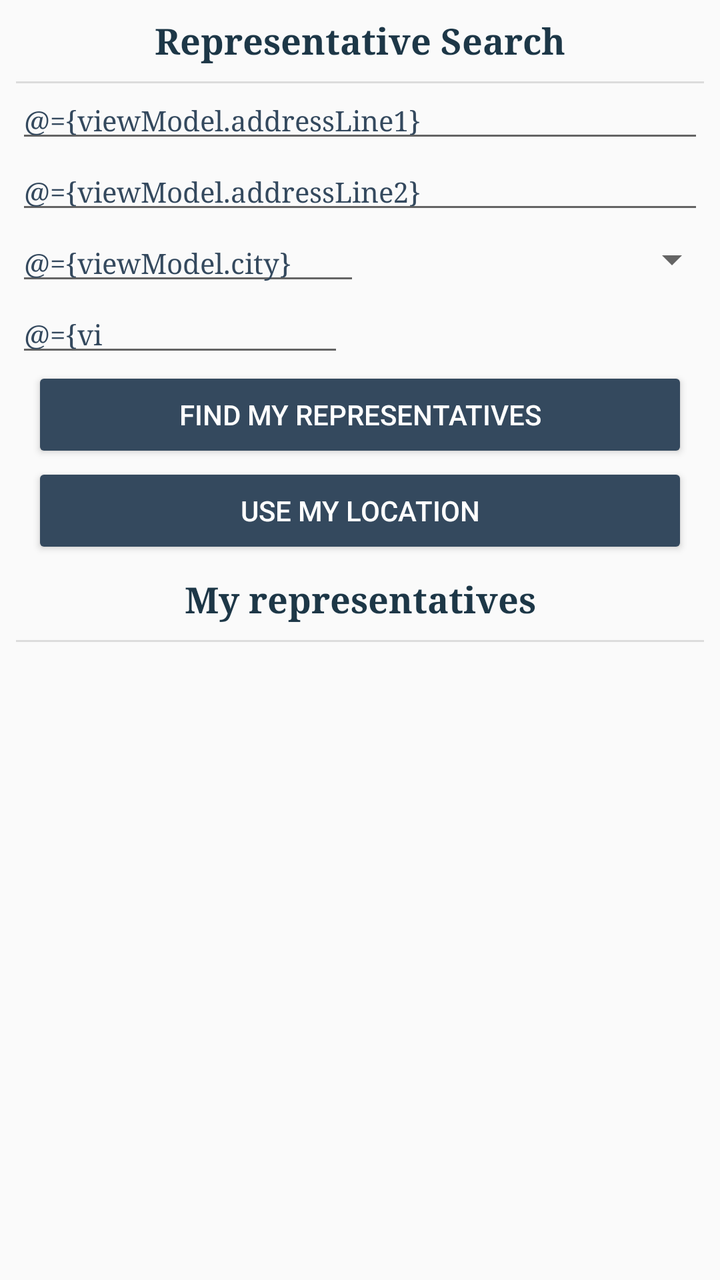
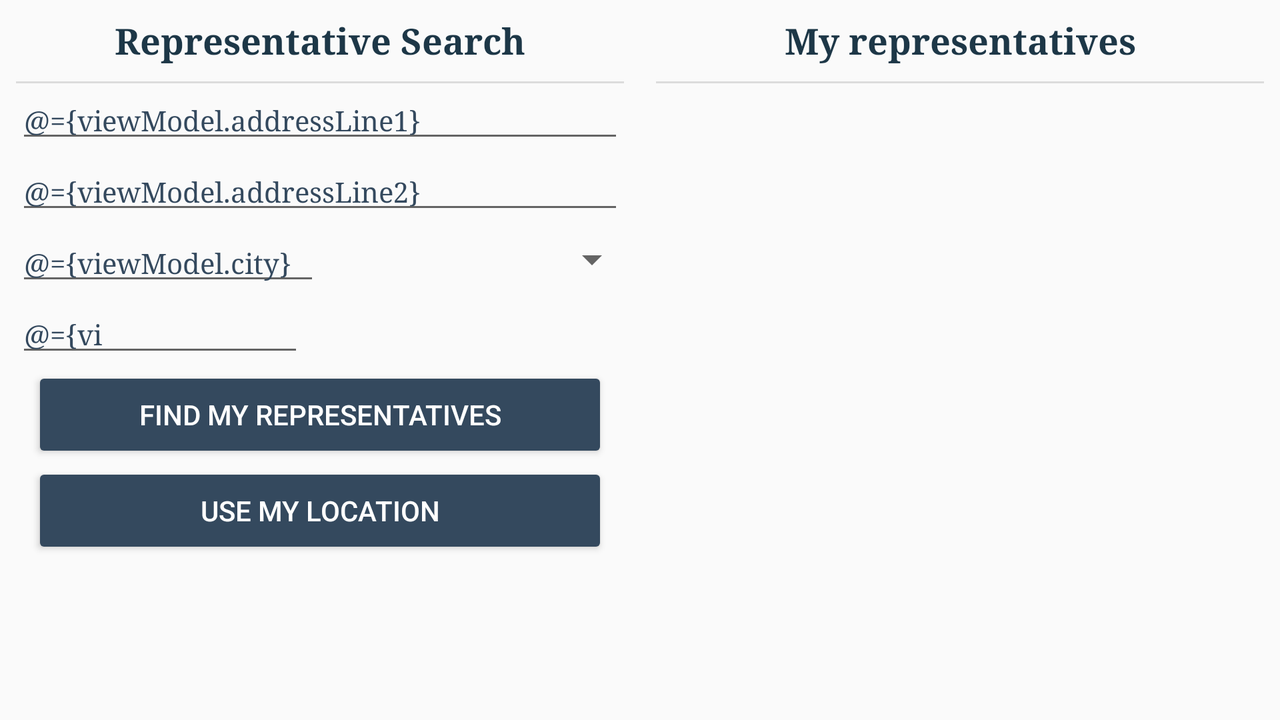

One screen, two layout resources from the same app: the default and the repository's alternative for another configuration. Each is rendered where Android would select it; the XML of both is given below.
<!-- AndroidManifest.xml: application theme AppTheme -->
<!-- res/layout/fragment_representative.xml -->
<?xml version="1.0" encoding="utf-8"?>
<layout xmlns:android="http://schemas.android.com/apk/res/android"
    xmlns:app="http://schemas.android.com/apk/res-auto">

    <data>

        <variable
            name="viewModel"
            type="com.example.android.politicalpreparedness.representative.RepresentativeViewModel" />
    </data>


    <androidx.constraintlayout.motion.widget.MotionLayout
        android:id="@+id/container"
        android:layout_width="match_parent"
        android:layout_height="match_parent"
        app:layoutDescription="@xml/representative_motion_scene">

        <androidx.constraintlayout.widget.ConstraintLayout
            android:id="@+id/address_container"
            android:layout_width="match_parent"
            app:layout_constraintStart_toStartOf="parent"
            app:layout_constraintTop_toTopOf="parent"
            app:layout_constraintEnd_toEndOf="parent"
            android:layout_height="wrap_content">

            <TextView
                android:id="@+id/search_title"
                style="@style/HeaderTextStyle"
                android:layout_width="match_parent"
                android:layout_height="wrap_content"
                android:contentDescription="@string/representative_search"
                android:gravity="center"
                android:padding="@dimen/padding_default"
                android:text="@string/representative_search"
                app:layout_constraintStart_toStartOf="parent"
                app:layout_constraintTop_toTopOf="parent" />

            <View
                android:id="@+id/divider1"
                style="@style/Divider"
                android:layout_width="0dp"
                android:layout_marginStart="@dimen/padding_default"
                android:layout_marginEnd="@dimen/padding_default"
                app:layout_constraintEnd_toEndOf="parent"
                app:layout_constraintStart_toStartOf="parent"
                app:layout_constraintTop_toBottomOf="@id/search_title" />


            <EditText
                android:id="@+id/address_line_1"
                style="@style/ContentTextStyle"
                android:layout_width="match_parent"
                android:layout_height="wrap_content"
                android:layout_marginStart="@dimen/padding_default"
                android:layout_marginEnd="@dimen/padding_default"
                android:autofillHints=""
                android:hint="@string/address_line_1_label"
                android:inputType="textPostalAddress"
                android:text="@={viewModel.addressLine1}"
                app:layout_constraintEnd_toEndOf="parent"
                app:layout_constraintStart_toStartOf="parent"
                app:layout_constraintTop_toBottomOf="@id/search_title" />

            <EditText
                android:id="@+id/address_line_2"
                style="@style/ContentTextStyle"
                android:layout_width="match_parent"
                android:layout_height="0dp"
                android:layout_marginStart="@dimen/padding_default"
                android:layout_marginEnd="@dimen/padding_default"
                android:autofillHints=""
                android:hint="@string/address_line_2_label"
                android:inputType="textPostalAddress"
                android:text="@={viewModel.addressLine2}"
                app:layout_constraintEnd_toEndOf="parent"
                app:layout_constraintStart_toStartOf="parent"
                app:layout_constraintTop_toBottomOf="@id/address_line_1" />

            <EditText
                android:id="@+id/city"
                style="@style/ContentTextStyle"
                android:layout_width="0dp"
                android:layout_height="wrap_content"
                android:layout_marginStart="@dimen/padding_default"
                android:layout_marginEnd="@dimen/padding_default"
                android:autofillHints=""
                android:hint="@string/city_label"
                android:inputType="textPostalAddress"
                android:text="@={viewModel.city}"
                app:layout_constraintEnd_toStartOf="@id/state"
                app:layout_constraintStart_toStartOf="parent"
                app:layout_constraintTop_toBottomOf="@id/address_line_2" />

            <Spinner
                android:id="@+id/state"
                style="@style/ContentTextStyle"
                stateValue="@{viewModel.state}"
                android:layout_width="0dp"
                android:layout_height="0dp"
                android:autofillHints=""
                android:entries="@array/states"
                android:inputType="textPostalAddress"
                app:layout_constraintBottom_toBottomOf="@id/city"
                app:layout_constraintEnd_toEndOf="parent"
                app:layout_constraintStart_toEndOf="@id/city"
                app:layout_constraintTop_toTopOf="@id/city" />

            <EditText
                android:id="@+id/zip"
                style="@style/ContentTextStyle"
                android:layout_width="0dp"
                android:layout_height="wrap_content"
                android:layout_marginStart="@dimen/padding_default"
                android:layout_marginEnd="@dimen/padding_default"
                android:autofillHints=""
                android:hint="@string/zip_code_label"
                android:inputType="number"
                android:maxLength="5"
                android:text="@={viewModel.zipCode}"
                app:layout_constraintEnd_toEndOf="@id/city"
                app:layout_constraintStart_toStartOf="parent"
                app:layout_constraintTop_toBottomOf="@id/city" />

            <Button
                android:id="@+id/button_search"
                style="@style/LaunchScreenButton"
                android:layout_width="match_parent"
                android:layout_height="wrap_content"
                android:text="@string/find_my_representatives"
                app:layout_constraintTop_toBottomOf="@id/zip" />

            <Button
                android:id="@+id/button_location"
                style="@style/LaunchScreenButton"
                android:layout_width="match_parent"
                android:layout_height="wrap_content"
                android:text="@string/use_loc"
                app:layout_constraintTop_toBottomOf="@id/button_search" />

        </androidx.constraintlayout.widget.ConstraintLayout>



        <androidx.constraintlayout.widget.Group
            android:id="@+id/representative_group"
            android:layout_width="wrap_content"
            android:layout_height="wrap_content"
            android:isVisible="@{viewModel.representative.size()}"
            app:constraint_referenced_ids="tvRepresentativeTitle,rvRepresentative,divider2" />

        <TextView
            android:id="@+id/tvRepresentativeTitle"
            style="@style/HeaderTextStyle"
            android:layout_width="match_parent"
            android:layout_height="wrap_content"
            android:gravity="center"
            android:padding="@dimen/padding_default"
            android:text="@string/my_representatives_label"
            app:layout_constraintStart_toStartOf="parent"
            app:layout_constraintTop_toBottomOf="@id/address_container" />

        <View
            android:id="@+id/divider2"
            style="@style/Divider"
            android:layout_width="0dp"
            android:layout_marginStart="@dimen/padding_default"
            android:layout_marginEnd="@dimen/padding_default"
            app:layout_constraintEnd_toEndOf="parent"
            app:layout_constraintStart_toStartOf="parent"
            app:layout_constraintTop_toBottomOf="@id/tvRepresentativeTitle" />

        <ProgressBar
            android:id="@+id/progressBar"
            android:layout_width="wrap_content"
            android:layout_height="wrap_content"
            android:layout_marginTop="@dimen/padding_default"
            android:gravity="center"
            android:visibility="gone"
            android:indeterminateTint="?colorPrimary"
            app:layout_constraintBottom_toBottomOf="parent"
            app:layout_constraintEnd_toEndOf="parent"
            app:layout_constraintStart_toStartOf="parent"
            app:layout_constraintTop_toBottomOf="@id/tvRepresentativeTitle" />

        <androidx.recyclerview.widget.RecyclerView
            android:id="@+id/rvRepresentative"
            android:layout_width="0dp"
            android:layout_height="0dp"
            android:representativeData="@{viewModel.representative}"
            android:visibility="visible"
            app:layoutManager="androidx.recyclerview.widget.LinearLayoutManager"
            app:layout_constraintBottom_toBottomOf="parent"
            app:layout_constraintEnd_toEndOf="parent"
            app:layout_constraintStart_toStartOf="parent"
            app:layout_constraintTop_toBottomOf="@id/tvRepresentativeTitle" />
    </androidx.constraintlayout.motion.widget.MotionLayout>
</layout>
<!-- resources referenced by this layout -->
<resources>
  <dimen name="padding_default">8dp</dimen>
  <string name="address_line_1_label">Address Line 1</string>
  <string name="address_line_2_label">Address Line 2</string>
  <string name="city_label">City</string>
  <string name="find_my_representatives">Find my representatives</string>
  <string name="my_representatives_label">My representatives</string>
  <string name="representative_search">Representative Search</string>
  <string name="use_loc">Use My Location</string>
  <string name="zip_code_label">Zip code</string>
  <style name="ContentTextStyle">
          <item name="android:fontFamily">serif</item>
          <item name="android:maxLines">1</item>
          <item name="android:textColor">?colorPrimary</item>
          <item name="android:textSize">@dimen/text_size_small</item>
          <item name="android:textStyle">normal</item>
      </style>
  <style name="Divider">
          <item name="android:layout_width">match_parent</item>
          <item name="android:layout_height">1dp</item>
          <item name="android:background">?android:attr/listDivider</item>
      </style>
  <style name="HeaderTextStyle">
          <item name="android:fontFamily">serif</item>
          <item name="android:maxLines">1</item>
          <item name="android:textColor">?colorPrimaryDark</item>
          <item name="android:textSize">@dimen/text_size_medium</item>
          <item name="android:textStyle">bold</item>
      </style>
  <style name="LaunchScreenButton">
          <item name="android:layout_marginStart">@dimen/padding_large</item>
          <item name="android:layout_marginEnd">@dimen/padding_large</item>
          <item name="android:backgroundTint">?colorPrimary</item>
          <item name="android:textColor">@color/white</item>
      </style>
  <style name="AppTheme" parent="Theme.AppCompat.Light.DarkActionBar">
          
          <item name="colorPrimary">@color/colorPrimary</item>
          <item name="colorPrimaryDark">@color/colorPrimaryDark</item>
          <item name="colorAccent">@color/colorAccent</item>
      </style>
  <dimen name="text_size_small">14sp</dimen>
  <dimen name="text_size_medium">18sp</dimen>
  <dimen name="padding_large">16dp</dimen>
  <color name="white">#FFFFFF</color>
  <color name="colorPrimary">#34495e</color>
  <color name="colorPrimaryDark">#1d3747</color>
  <color name="colorAccent">#99D5C9</color>
</resources>
<!-- res/layout-land/fragment_representative.xml (the repository's variant of the layout above) -->
<!-- drawn on the phone turned sideways -->
<?xml version="1.0" encoding="utf-8"?>
<layout xmlns:android="http://schemas.android.com/apk/res/android"
    xmlns:app="http://schemas.android.com/apk/res-auto">

    <data>

        <variable
            name="viewModel"
            type="com.example.android.politicalpreparedness.representative.RepresentativeViewModel" />
    </data>


    <androidx.constraintlayout.widget.ConstraintLayout
        android:id="@+id/container"
        android:layout_width="match_parent"
        android:layout_height="match_parent"
        app:layoutDescription="@xml/representative_motion_scene">

        <androidx.constraintlayout.widget.Guideline
            android:id="@+id/guideline"
            android:layout_width="wrap_content"
            android:layout_height="match_parent"
            android:orientation="vertical"
            app:layout_constraintGuide_percent="0.5" />

        <androidx.constraintlayout.widget.ConstraintLayout
            android:id="@+id/address_container"
            android:layout_width="0dp"
            android:layout_height="wrap_content"
            app:layout_constraintEnd_toStartOf="@id/guideline"
            app:layout_constraintStart_toStartOf="parent"
            app:layout_constraintTop_toTopOf="parent">

            <TextView
                android:id="@+id/search_title"
                style="@style/HeaderTextStyle"
                android:layout_width="match_parent"
                android:layout_height="wrap_content"
                android:contentDescription="@string/representative_search"
                android:gravity="center"
                android:padding="@dimen/padding_default"
                android:text="@string/representative_search"
                app:layout_constraintStart_toStartOf="parent"
                app:layout_constraintTop_toTopOf="parent" />

            <View
                android:id="@+id/divider1"
                style="@style/Divider"
                android:layout_width="0dp"
                android:layout_marginStart="@dimen/padding_default"
                android:layout_marginEnd="@dimen/padding_default"
                app:layout_constraintEnd_toEndOf="parent"
                app:layout_constraintStart_toStartOf="parent"
                app:layout_constraintTop_toBottomOf="@id/search_title" />


            <EditText
                android:id="@+id/address_line_1"
                style="@style/ContentTextStyle"
                android:layout_width="match_parent"
                android:layout_height="wrap_content"
                android:layout_marginStart="@dimen/padding_default"
                android:layout_marginEnd="@dimen/padding_default"
                android:autofillHints=""
                android:hint="@string/address_line_1_label"
                android:inputType="textPostalAddress"
                android:text="@={viewModel.addressLine1}"
                app:layout_constraintEnd_toEndOf="parent"
                app:layout_constraintStart_toStartOf="parent"
                app:layout_constraintTop_toBottomOf="@id/search_title" />

            <EditText
                android:id="@+id/address_line_2"
                style="@style/ContentTextStyle"
                android:layout_width="match_parent"
                android:layout_height="0dp"
                android:layout_marginStart="@dimen/padding_default"
                android:layout_marginEnd="@dimen/padding_default"
                android:autofillHints=""
                android:hint="@string/address_line_2_label"
                android:inputType="textPostalAddress"
                android:text="@={viewModel.addressLine2}"
                app:layout_constraintEnd_toEndOf="parent"
                app:layout_constraintStart_toStartOf="parent"
                app:layout_constraintTop_toBottomOf="@id/address_line_1" />

            <EditText
                android:id="@+id/city"
                style="@style/ContentTextStyle"
                android:layout_width="0dp"
                android:layout_height="wrap_content"
                android:layout_marginStart="@dimen/padding_default"
                android:layout_marginEnd="@dimen/padding_default"
                android:autofillHints=""
                android:hint="@string/city_label"
                android:inputType="textPostalAddress"
                android:text="@={viewModel.city}"
                app:layout_constraintEnd_toStartOf="@id/state"
                app:layout_constraintStart_toStartOf="parent"
                app:layout_constraintTop_toBottomOf="@id/address_line_2" />

            <Spinner
                android:id="@+id/state"
                style="@style/ContentTextStyle"
                stateValue="@{viewModel.state}"
                android:layout_width="0dp"
                android:layout_height="0dp"
                android:autofillHints=""
                android:entries="@array/states"
                android:inputType="textPostalAddress"
                app:layout_constraintBottom_toBottomOf="@id/city"
                app:layout_constraintEnd_toEndOf="parent"
                app:layout_constraintStart_toEndOf="@id/city"
                app:layout_constraintTop_toTopOf="@id/city" />

            <EditText
                android:id="@+id/zip"
                style="@style/ContentTextStyle"
                android:layout_width="0dp"
                android:layout_height="wrap_content"
                android:layout_marginStart="@dimen/padding_default"
                android:layout_marginEnd="@dimen/padding_default"
                android:autofillHints=""
                android:hint="@string/zip_code_label"
                android:inputType="number"
                android:maxLength="5"
                android:text="@={viewModel.zipCode}"
                app:layout_constraintEnd_toEndOf="@id/city"
                app:layout_constraintStart_toStartOf="parent"
                app:layout_constraintTop_toBottomOf="@id/city" />

            <Button
                android:id="@+id/button_search"
                style="@style/LaunchScreenButton"
                android:layout_width="match_parent"
                android:layout_height="wrap_content"
                android:text="@string/find_my_representatives"
                app:layout_constraintTop_toBottomOf="@id/zip" />

            <Button
                android:id="@+id/button_location"
                style="@style/LaunchScreenButton"
                android:layout_width="match_parent"
                android:layout_height="wrap_content"
                android:text="@string/use_loc"
                app:layout_constraintTop_toBottomOf="@id/button_search" />

        </androidx.constraintlayout.widget.ConstraintLayout>


        <androidx.constraintlayout.widget.Group
            android:id="@+id/representative_group"
            android:layout_width="wrap_content"
            android:layout_height="wrap_content"
            android:isVisible="@{viewModel.representative.size()}"
            app:constraint_referenced_ids="tvRepresentativeTitle,rvRepresentative,divider2" />

        <TextView
            android:id="@+id/tvRepresentativeTitle"
            style="@style/HeaderTextStyle"
            android:layout_width="0dp"
            android:layout_height="wrap_content"
            android:gravity="center"
            android:padding="@dimen/padding_default"
            android:text="@string/my_representatives_label"
            app:layout_constraintEnd_toEndOf="parent"
            app:layout_constraintStart_toEndOf="@id/guideline"
            app:layout_constraintTop_toTopOf="parent" />

        <View
            android:id="@+id/divider2"
            style="@style/Divider"
            android:layout_width="0dp"
            android:layout_marginStart="@dimen/padding_default"
            android:layout_marginEnd="@dimen/padding_default"
            app:layout_constraintEnd_toEndOf="@id/tvRepresentativeTitle"
            app:layout_constraintStart_toStartOf="@id/tvRepresentativeTitle"
            app:layout_constraintTop_toBottomOf="@id/tvRepresentativeTitle" />

        <ProgressBar
            android:id="@+id/progressBar"
            android:layout_width="wrap_content"
            android:layout_height="wrap_content"
            android:layout_marginTop="@dimen/padding_default"
            android:gravity="center"
            android:indeterminateTint="?colorPrimary"
            android:visibility="gone"
            app:layout_constraintBottom_toBottomOf="parent"
            app:layout_constraintEnd_toEndOf="parent"
            app:layout_constraintStart_toEndOf="@id/guideline"
            app:layout_constraintTop_toTopOf="parent" />

        <androidx.recyclerview.widget.RecyclerView
            android:id="@+id/rvRepresentative"
            android:layout_width="0dp"
            android:layout_height="0dp"
            android:representativeData="@{viewModel.representative}"
            android:visibility="visible"
            app:layoutManager="androidx.recyclerview.widget.LinearLayoutManager"
            app:layout_constraintBottom_toBottomOf="parent"
            app:layout_constraintEnd_toEndOf="parent"
            app:layout_constraintStart_toStartOf="@id/tvRepresentativeTitle"
            app:layout_constraintTop_toBottomOf="@id/tvRepresentativeTitle" />
    </androidx.constraintlayout.widget.ConstraintLayout>
</layout>
